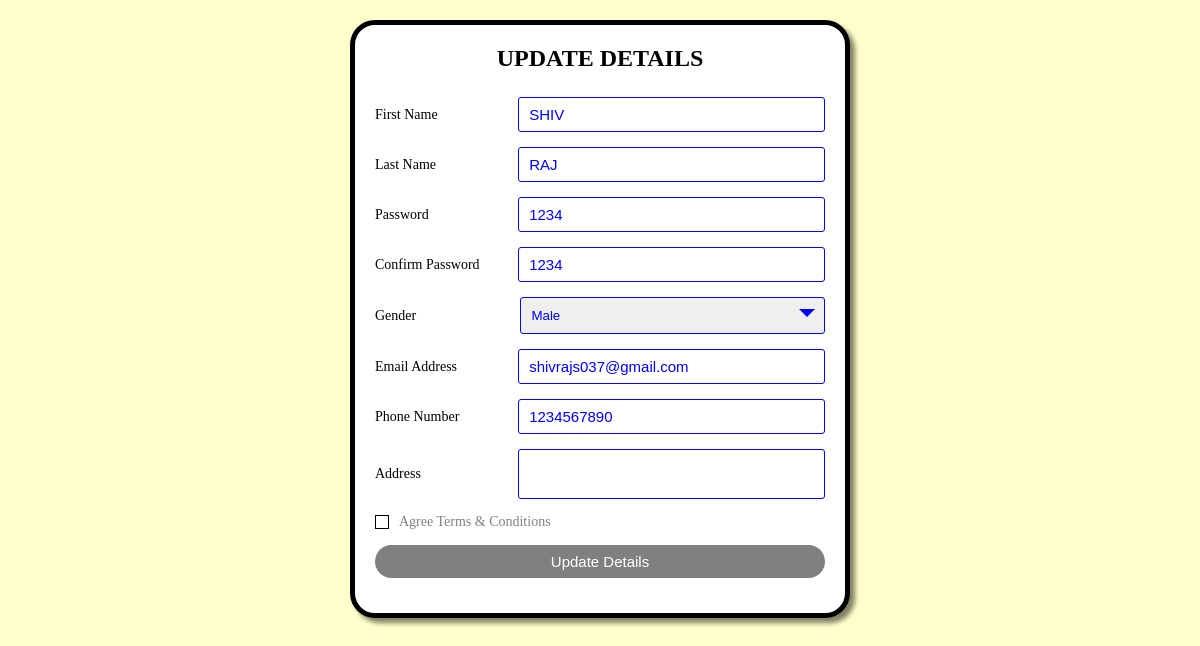
The app's page /update_design.php?id=6 (signed in) with its own data.
### tables this page shows
CREATE TABLE `form` (
  `id` int(11) NOT NULL,
  `fname` varchar(20) NOT NULL,
  `lname` varchar(20) NOT NULL,
  `password` varchar(20) NOT NULL,
  `cpassword` varchar(20) NOT NULL,
  `gender` varchar(20) NOT NULL,
  `email` varchar(40) NOT NULL,
  `phone` varchar(20) NOT NULL,
  `address` varchar(50) NOT NULL,
  `Creation_Date` timestamp NOT NULL DEFAULT current_timestamp() ON UPDATE current_timestamp(),
  `verify_token` varchar(255) NOT NULL,
  `verify_staus` int(100) NOT NULL
);

### update_design.php (the view, shortened to what this page needs)
<?php
include('connection.php');
$id = $_GET['id'];
		$query = "SELECT * FROM form WHERE id='$id'";
		$data  = mysqli_query($conn, $query);
		$result = mysqli_fetch_assoc($data);
		?>
		<!DOCTYPE html>
		<html>
		<head>
			<link rel="stylesheet" type="text/css" href="style.css">
		</head>
		<body>
			<div class="container">
				<form action="update_design.php" method="POST">
					<div class="title">
						Update Details
					</div>
					<div class="form">
						<div class="input_field">
							<label>First Name</label>
							<input type="text" value="<?php echo $result["fname"]; ?>" class="input" name="fname" required>
						</div>
						<div class="input_field">
							<label>Last Name</label>
							<input type="text" value="<?php echo $result["lname"]; ?>" class="input" name="lname">
						</div>
						<div class="input_field">
							<label>Password</label>
							<input type="text" value="<?php echo $result["password"]; ?>" class="input" name="password" required>
						</div>
						<div class="input_field">
							<label>Confirm Password</label>
							<input type="text" value="<?php echo $result["cpassword"]; ?>" class="input" name="conpassword" required>
						</div>
						<div class="input_field">
							<label>Gender</label>
							<div class="custom_select">
								<select name="gender" required>
									<option value="Male" <?php if($result["gender"] == "Male") echo "selected"; ?>>Male</option>
								</select>
							</div>
						</div>
						<div class="input_field">
							<label>Email Address</label>
							<input type="text" value="<?php echo $result["email"]; ?>" class="input" name="email" required>
						</div>
						<div class="input_field">
							<label>Phone Number</label>
							<input type="text" value="<?php echo $result["phone"]; ?>" class="input" name="phone" required>
						</div>
						<div class="input_field"><label>Address</label><textarea class="textarea" name="address" required><?php echo $result["address"]; ?></textarea></div>
						<div class="input_field terms">
							<label class="check">
								<span class="checkmark"></span>
							</label>
							<p>Agree Terms & Conditions</p>
						</div>
						<div class="input_field">
							<input type="submit" value="Update Details" class="btn" name="update">
						</div>
					</div>
				</form>
			</div>
		</body>
		</html>

### style.css (style rules this page uses)
* { padding: 0; margin: 0; box-sizing: border-box; }
body { background-color: #ffffcc; padding: 0 10px; }
.container { max-width: 500px; width: 100%; margin: 20px auto; padding: 20px; box-shadow: 5px 5px 5px rgba(0,0,0,0.5); border: 5px solid black; border-radius: 25px; background: white; }
.container .title { font-size: 24px; font-weight: 700; margin-bottom: 25px; color: black; text-transform: uppercase; text-align: center; }
.container .form { width: 100%; }
.container .form .input_field { margin-bottom: 15px; display: flex; align-items: center; }
.container .form .input_field label { width: 200px; margin-right: 10px; font-size: 14px; }
.container .form .input_field .input, .container .form .input_field .textarea { width: 100%; outline: none; color: blue; border: 1px solid blue; font-size: 15px; padding: 8px 10px; border-radius: 3px; transition: all 0.5s ease; background-color: white; }
.container .form .input_field .textarea { resize: none; height: 50px; }
.container .form .input_field .custom_select { position: relative; color: black; width: 100%; height: 37px; }
.container .form .input_field .custom_select select { -webkit-appearance: none; appearance: none; width: 100%; height: 100%; padding: 8px 10px; border: 1px solid blue; border-radius: 3px; outline: none; cursor: pointer; color: blue; }
.container .form .input_field .custom_select:before { content: ""; position: absolute; top: 12px; right: 10px; border: 8px solid black; border-color: blue transparent transparent transparent; pointer-events: none; }
.container .form .input_field p { font-size: 14px; color: gray; }
.container .form .input_field .check { width: 14px; height: 14px; position: relative; display: block; cursor: pointer; }
.container .form .input_field .check .checkmark { width: 14px; height: 14px; border: 1.5px solid black; display: block; position: relative; }
.container .form .input_field .check .checkmark:before { content: ""; position: absolute; top: 1px; left: 1px; width: 4px; height: 1px; border: 2px solid; border-color: transparent transparent white white; transform: rotate(-45deg); }
.container .form .input_field .btn { width: 100%; padding: 8px 10px; font-size: 15px; border: 0px; background: gray; color: white; cursor: pointer; border-radius: 19px; outline: none; }

### records on screen
form: fname "SHIV", lname "RAJ", password "1234", conpassword "1234", gender "Male", email "shivrajs037@gmail.com", phone "1234567890"
